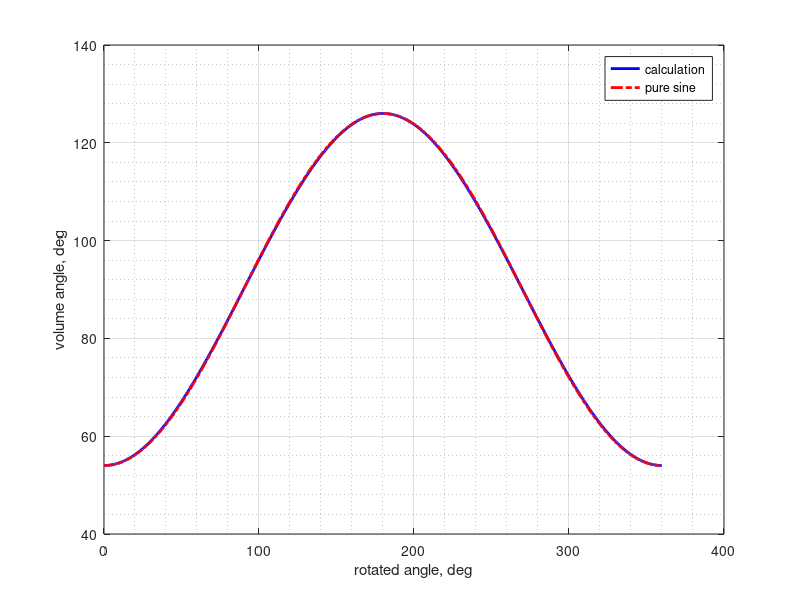
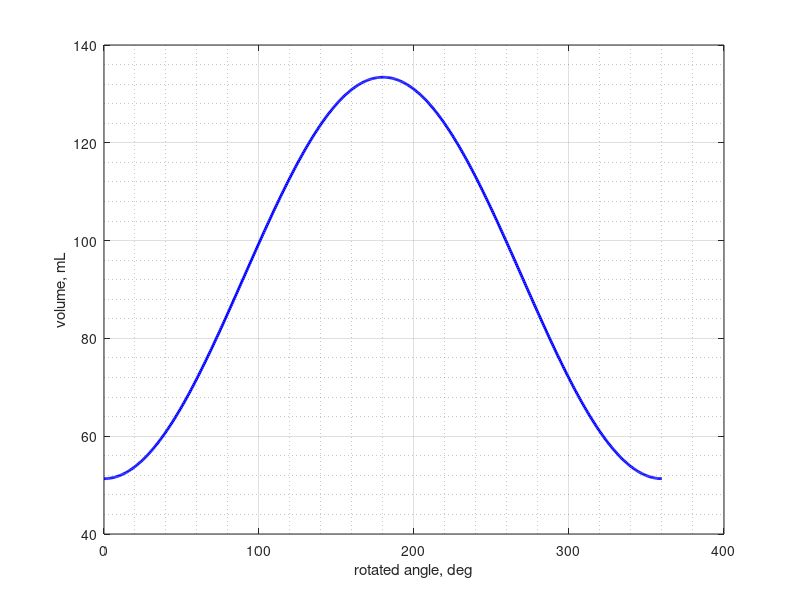

MATLAB code to generate these figures, in order:
% Calculate the volume: find the angle between normal vectors.
% Continued after 14_3.m
% Mengtang Li
% Apr 20

clear;clf;

alpha = 9*pi/180;
beta = 18*pi/180;
R = 1;
%L = R*(2*sin(beta)-tan(beta))/(tan(beta)*sin(beta));
L = R*(2*cos(beta)-1)/sin(beta);
h = L;
r1 = 50;
r2 = 30;

angle = 0:0.01:2*pi;
n = size(angle,2);
angle_record = zeros(1,n);

for i = 1:1:n
    wt = angle(i);
    
    % ------- General angle: beta
    C11 = cos(beta)*cos(wt)*cos(2*wt)+sin(wt)*sin(2*wt);
    C12 = cos(beta)*cos(wt)*sin(2*wt)-sin(wt)*cos(2*wt);
    C13 = sin(beta)*cos(wt);
    C21 = cos(beta)*sin(wt)*cos(2*wt)-cos(wt)*sin(2*wt);
    C22 = cos(beta)*sin(wt)*sin(2*wt)+cos(wt)*cos(2*wt);
    C23 = sin(beta)*sin(wt);
    C31 = -sin(beta)*cos(2*wt);
    C32 = -sin(beta)*sin(2*wt);
    C33 = cos(beta);
    
    n1 = [3*R*sin(beta) 0 3*R*cos(beta)];
    n2 = [-h*sin(beta)*cos(2*wt)+3*R*C11-h*C31;
        -h*sin(beta)*sin(2*wt)+3*R*C12-h*C32;
        h*cos(beta)+3*R*C13-h*C33;];
    angle_record(i) = acos(n1*n2/(norm(n1)*norm(n2)));
end
figure(1);
plot(angle*180/pi, angle_record*180/pi, 'b', 'linewidth', 2);
grid minor; grid on;
xlabel('rotated angle, deg');
ylabel('volume angle, deg');
hold on;
plot(angle*180/pi, (126-54)/2*sin(angle-pi/2)+(126+54)/2, 'r-.', 'linewidth', 2);
hold off;
legend('calculation', 'pure sine');

figure(2);
Vmin = 4/3*pi*45/360*(r1^3-r2^3)/1000;
Vmax = 4/3*pi*117/360*(r1^3-r2^3)/1000;
plot(angle*180/pi, (Vmax-Vmin)/2*sin(angle-pi/2)+(Vmax+Vmin)/2, 'b', 'linewidth', 2);
grid minor; grid on;
xlabel('rotated angle, deg');
ylabel('volume, mL');
